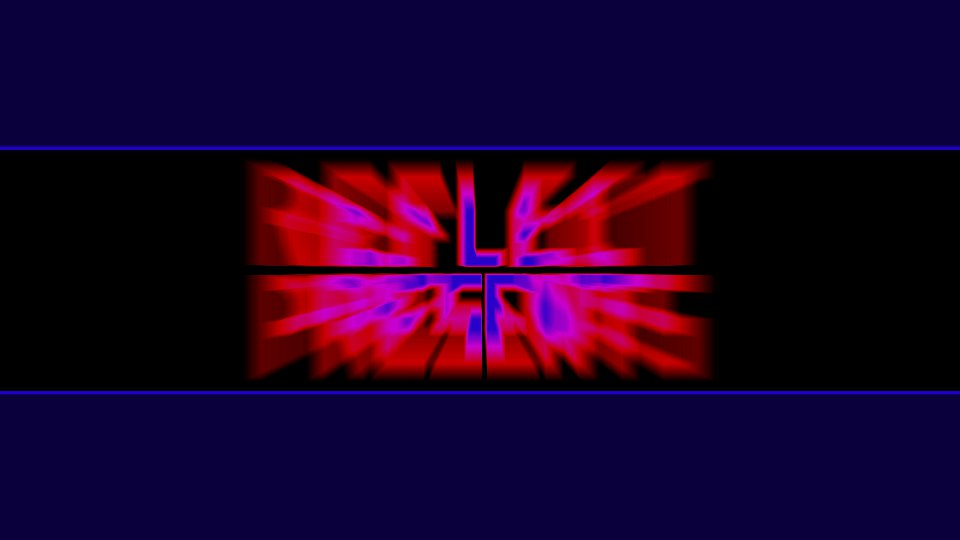

Here is the Python script that generated this plot:
# -*- coding: utf-8 -*-
import pygame
import numpy as np
from os import chdir
from sys import exit


class TitleText:
    """
    Displays a morphing / blurring red-yellow image.

    @author: kalle
    """

    def __init__(self, screen, target_fps):
        self.screen = screen
        self.width = self.screen.get_size()[0]
        self.height = self.screen.get_size()[1]
        self.screenCopy = self.screen.copy()
        self.screenCopy2 = self.screen.copy()
        self.screenStripes = self.screen.copy()
        self.screenCount = 126                                          # nr of separately stored images. Images are stored so the "oldest" one can be subtracted from final image.
                                                                        # obviously, it would be possible to store e.g. only the "transNodes" and redraw these images as needed - slower but memory-friendlier.
        self.screenCounter = self.screenCount - 1
        self.screenList = []
        self.rectList = []
        self.font = pygame.font.SysFont('CourierNew', 14)               # initialize font and set font size
        self.clock = pygame.time.Clock()
        self.title = [900, 110, 'PRESENTS', 900, -110, 'REFLECT']       # list of title texts, in reverse order: text, Y-position, word total width
        self.title2 = [700, 110, 'VISION', 700, -110, 'SOUND']          # list of title texts, in reverse order: text, Y-position, word total width
        self.phase = 0                                                  # used to steer code between phases
        self.currTitle = []
        self.currLetter = ''
        self.LetterSpacing = 0
        self.letterFrames = 0
        self.letterFrameCount = 90
        self.letterZBeg = 120
        self.letterZPos = 1000
        self.letterAngleAdds = np.zeros((3, 3), dtype=float)
        self.letterAngleNr = 0
        self.currLetterSize = np.array([0, 0])
        self.currPos = np.array([0, 0])
        self.backgroundColor = (0, 0, 0)
        self.letterColor = (30, 0, 200)
        self.stripeColor = (128, 128, 128)
        self.titleColor = (20, 0, 200)
        self.fadeFrames = 0
        self.fadeFrameCount = 120
        self.objColor = (2, 0, 0)                                       # using red colour to set the shadecolor from the palette - the R component must be integer < 256 / screenCount
        self.nrImagesPerFrame = 3                                       # how many images to draw per frame. Larger number will make the effect smoother.
        self.palette = np.zeros((256, 3), dtype=np.uint8)
        self.midScreen = np.array([self.width / 2, self.height / 2], dtype=int)
        self.angleScale = (2.0 * np.pi) / 360.0
        self.stripeNodes = np.zeros((4, 2), dtype=float)                # nodes for drawing the stripes.
        self.nodes = np.zeros((0, 2), dtype=float)                      # nodes will have unrotated X,Y coordinates - Z is always zero.
        self.titleNodes = np.zeros((0, 2), dtype=float)                 # titleNodes will store the titletext in its entirety.
        self.titleNodes2 = np.zeros((0, 2), dtype=float)                # titleNodes2 will store the titletext 2 in its entirety.
        self.rotatedNodes = np.zeros((0, 3), dtype=float)               # rotatedNodes will have X,Y,Z coordinates after rotation
        self.transNodes = np.zeros((0, 2), dtype=int)                   # transNodes will have X,Y coordinates "flattened" to 2D from rotatedNodes
        self.morphNodes = np.zeros((0, 2), dtype=int)                   # list of node pairs from title nodes to title2 nodes for morphing
        self.angles = np.zeros((3), dtype=float)                        # angles
        self.angleAdd = np.zeros((3), dtype=float)                      # rotation
        self.rotationMatrix = np.zeros((3, 3), dtype=float)
        self.letters = {}                                               # a dictionary containing letter coordinates
        self.surfaces = []                                              # surfaces connect nodes. The first item is 1 for color, 0 for background.
        self.titleSurfaces = []                                         # stores the whole of titletext surfaces.
        self.titleSurfaces2 = []                                        # stores the whole of titletext 2 surfaces.
        self.zPos = 1000.0
        self.zScale = self.height
        self.barYPos = (self.title[1] * 2.1) * self.zScale / self.letterZPos   # Y position of the vertical bar, relative to screen center
        self.barSize = int(12 * self.zScale / self.letterZPos)
        self.barFrameCount = 120
        self.barFrames = 0
        self.morphFrameCount = 240 * 3 / self.nrImagesPerFrame
        self.morphFrames = 0
        self.zoomFrameCount = 360 * 3 / self.nrImagesPerFrame
        self.zoomFrames = 0
        self.frameCount = 0
        self.target_fps = target_fps
        self.running = True
        self.rectUsed = [0, 0, 0, 0]
        self.infoDisplay = False
        self.millisecs = 0
        self.timer_avg_frames = 180
        self.timer_names = []
        self.timers = np.zeros((1, 1), dtype=int)
        self.timer_frame = 0
        self.start_timer = 0
        self.maxcol1 = np.zeros((3), dtype=int)
        self.maxcol2 = np.zeros((3), dtype=int)

        self.timer_names.append("draw image")
        self.timer_names.append("blend images")
        self.timer_names.append("colorize")
        self.timer_names.append("plot info")
        self.timer_names.append("display flip")
        self.timer_names.append("wait")
        self.timers = np.zeros((len(self.timer_names), self.timer_avg_frames), dtype=int)

        self.prepareLetters()
        self.screen.fill(self.backgroundColor)

    def run(self):
        """ Main loop. """

        # initialize timers
        self.start_timer = pygame.time.get_ticks()
        self.millisecs = self.start_timer
        self.newLetter()
        self.screenCopy.set_colorkey(self.backgroundColor)
        self.screenCopy2.fill(self.backgroundColor)

        while self.running:
            for event in pygame.event.get():
                if event.type == pygame.QUIT:
                    self.running = False
                elif event.type == pygame.KEYDOWN:
                    if event.key == pygame.K_ESCAPE:
                        self.running = False
                    if event.key == pygame.K_f:
                        self.toggleFullScreen()
                    if event.key == pygame.K_i:
                        self.toggleInfoDisplay()
                    if event.key == pygame.K_s:
                        # save screen, at half the resolution, using class name as file name
                        pygame.image.save(pygame.transform.scale(self.screen, (int(self.screen.get_size()[0] / 2), int(self.screen.get_size()[1] / 2))),
                                          self.__class__.__name__ + '.jpg')
                elif event.type == pygame.MOUSEBUTTONDOWN:
                    if event.button == 1:
                        # left button: exit
                        self.running = False

            if self.phase == 0:
                # phase 0: fly letters from viewer to form title text
                if self.letterFrames > self.letterFrameCount:
                    self.newLetter()
                if self.letterFrames <= self.letterFrameCount:
                    self.screen.blit(self.screenCopy2, (0, 0))  # initailize screen with "background" ie. already finished letters.
                    self.slideBars(1, self.screenCopy2)
                    self.flyLetter()

            if self.phase == 1:
                # phase 1: build a whole title text (one pass only) and copy it to screenList screens for the blending phase
                self.screen.set_alpha(None)
                self.screenCopy.set_alpha(None)
                self.screen.set_colorkey(None)
                self.screenCopy.set_colorkey(None)
                self.buildTitle()

            if self.phase == 2:
                # phase 2: fade out the stripes
                self.fadeTitle()

            if self.phase == 3:
                # phase 3: zoom out and in the title text
                self.zoomTitle(1)

            if self.phase == 4:
                # phase 4: build the second title text
                self.title = self.title2
                self.titleNodes2 = np.zeros((0, 2), dtype=float)
                self.titleSurfaces2 = []
                while self.phase == 4:
                    self.newLetter()
                self.zPos = self.letterZPos
                self.morphSetup()
                self.barFrames = self.barFrameCount - 1

            if self.phase == 5:
                # phase 5: metamorph the title text
                self.morphTitle()

            if self.phase == 6:
                # phase 6: build a whole title text (one pass only) and copy it to screenList screens for the blending phase
                self.screen.set_alpha(None)
                self.screenCopy.set_alpha(None)
                self.screen.set_colorkey(None)
                self.screenCopy.set_colorkey(None)
                self.buildTitle()

            if self.phase == 7:
                # phase 7: mirror the title text
                self.zoomTitle(2)

            if self.phase == 8:
                # phase 8: fade to black
                self.fadeTitleOut()
                self.slideBars(-1, self.screen)
                if self.barFrames < 0:
                    self.phase += 1

            if self.phase >= 9:
                # exit
                self.running = False

            if self.infoDisplay:
                self.plotInfo()
            self.nextTimeFrame()
            self.measureTime("plot info")
            pygame.display.flip()
            # release any locks on screen
            while self.screen.get_locked():
                self.screen.unlock()

            self.measureTime("display flip")
            self.clock.tick(self.target_fps)  # this keeps code running at max target_fps
            self.measureTime("wait")
            self.frameCount += 1

    def slideBars(self, bfAdd, screen):

        # slide the blue bars in place or out in the background.
        if self.phase == 8:
            color1 = self.letterColor
        if self.barFrames >= 0 and self.barFrames < self.barFrameCount:
            self.barFrames += bfAdd
            color1 = self.letterColor
            color2 = ([round(0.5 * x, 0) for x in self.letterColor])
            color3 = ([round(0.3 * x, 0) for x in self.letterColor])
            y0 = int((self.barFrames - 1) / self.barFrameCount * (self.midScreen[1] - self.barYPos))
            y1 = int((self.barFrames    ) / self.barFrameCount * (self.midScreen[1] - self.barYPos))
            y2 = y1 + self.barSize
            y3 = int(y1 + self.barSize / 4)
            y4 = int(y2 - self.barSize / 4)
            y5 = int(y2 + self.barSize / 4)
            if y0 >= 0:
                pygame.draw.rect(screen, color3, (0, y0, self.width, y1 - y0))
                pygame.draw.rect(screen, color3, (0, self.height - y1, self.width, y1 - y0))
            if y1 >= 0:
                pygame.draw.rect(screen, color2, (0, y1, self.width, y2 - y1))
                pygame.draw.rect(screen, color2, (0, self.height - y2, self.width, y2 - y1))
                pygame.draw.rect(screen, color1, (0, y3, self.width, y4 - y3))
                pygame.draw.rect(screen, color1, (0, self.height - y4, self.width, y4 - y3))
                pygame.draw.rect(screen, self.backgroundColor, (0, y4, self.width, y5 - y4))
                pygame.draw.rect(screen, self.backgroundColor, (0, self.height - y5, self.width, y5 - y4))

    def newLetter(self):

        if len(self.currTitle) == 0:
            # new "word" needed
            if len(self.title) == 0:
                # all done.
                self.phase += 1
            else:
                # get next title word.
                wd = self.title.pop()
                self.currPos[1] = self.title.pop()
                wd_width = self.title.pop()
                letterWidthSum = 0
                # build a list of letters and calculate their total width.
                self.currTitle = []
                max_x_wd = 0
                max_y_wd = 0
                for lt in wd:
                    self.currTitle.append(lt)
                    max_x = 0
                    max_y = 0
                    for e in self.letters[lt]:
                        max_x = max(max_x, np.max(e[1][:, 0]))
                        max_y = max(max_y, np.max(e[1][:, 1]))
                    letterWidthSum += max_x
                    max_x_wd = max(max_x_wd, max_x)
                    max_y_wd = max(max_y_wd, max_y)

                self.letterSpacing = int((wd_width - letterWidthSum) / (len(wd) - 1))
                self.currPos[0] = int(-wd_width / 2 - self.letterSpacing)
                self.currLetterSize = np.array([0, 0], dtype=float)
                self.stripeNodes = np.array([
                    [       0,       0],
                    [max_x_wd,       0],
                    [max_x_wd,max_y_wd],
                    [       0,max_y_wd]
                    ], dtype=float)
                self.currTitle.reverse()  # reverse order for "popping".

        if not len(self.currTitle) == 0:
            # next letter
            lt = self.currTitle.pop()
            prev_letterSize = self.currLetterSize
            self.currLetter = lt
            self.surfaces = []
            # loop through letter elements
            for e in self.letters[lt]:
                # build nodes and surfaces
                if len(self.surfaces) == 0:
                    # first surface
                    node_list = []
                    node_list.append(e[0])  # first item: 0 for holes, 1 for filled.
                    node_list.extend(i for i in range(np.shape(e[1])[0]))  # nodes are just drawn in sequence.
                    self.surfaces.append(node_list)
                    self.nodes = e[1]
                else:
                    # additional surfaces
                    node_list = []
                    node_list.append(e[0])  # first item: 0 for holes, 1 for filled
                    node_list.extend(i + np.shape(self.nodes)[0] for i in range(np.shape(e[1])[0]))  # nodes are just drawn in sequence.
                    self.surfaces.append(node_list)
                    self.nodes = np.vstack((self.nodes, e[1]))
            self.currLetterSize = np.array([np.max(self.nodes[:, 0]), np.max(self.nodes[:, 1])], dtype=float)
            self.currPos[0] += int(prev_letterSize[0] + self.currLetterSize[0]) / 2 + self.letterSpacing

            # store these to titletext 2 data, adding currPos
            node_count = np.shape(self.titleNodes2)[0]
            self.titleNodes2 = np.vstack((self.titleNodes2, self.nodes - np.array([int(self.currLetterSize[0] / 2),
                                                                                   int(self.currLetterSize[1] / 2)]) + self.currPos))
            for surface in self.surfaces:
                surf = surface.copy()  # don't mess with the original
                surf[1:] = [s + node_count for s in surf[1:]]  # fix node numbering by adding previous node_count
                self.titleSurfaces2.append(surf)

            self.zPos = self.letterZBeg
            self.letterFrames = 0
            # preset angles so that at the end letter will be at zero angles.
            self.angleAdd = self.letterAngleAdds[self.letterAngleNr]
            self.letterAngleNr += 1
            if self.letterAngleNr >= np.shape(self.letterAngleAdds)[0]:
                self.letterAngleNr = 0
            self.angles = (-self.angleAdd * (self.letterFrameCount + 1)) % 360

    def flyLetter(self):

        # show a striped letter, flying from viewer to title text
        self.addAngles()
        self.zPos += (self.letterZPos - self.letterZBeg) / self.letterFrameCount
        self.rotateAndTransformPlanar()
        self.drawLetter()
        self.rotateAndTransformStripes()
        self.drawStripes()
        self.copyLetter()
        self.measureTime("draw image")
        self.letterFrames += 1

    def addAngles(self):

        # rotate by changing "angles".
        self.angles += self.angleAdd

        for j in range(3):
            if self.angles[j] > 360:
                self.angles[j] -= 360
            elif self.angles[j] < 0:
                self.angles[j] += 360

        # PLANAR: Assumes Z coordinate for all nodes is zero. Hence no need for row 3 of the matrix and a simpler dot product.
        # Set matrix for rotation and rotate and transform nodes.
        (sx, sy, sz) = np.sin(self.angles * self.angleScale)
        (cx, cy, cz) = np.cos(self.angles * self.angleScale)
        # build a matrix for X, Y, Z rotation (in that order, see Wikipedia: Euler angles).
        self.rotationMatrix = np.array([
            [cy * cz               , -cy * sz              , sy      ],
            [cx * sz + cz * sx * sy, cx * cz - sx * sy * sz, -cy * sx] #,
            # [sx * sz - cx * cz * sy, cz * sx + cx * sy * sz, cx * cy ]
            ])

    def rotateAndTransformPlanar(self):

        # rotate nodes - Planar. Use currLetterSize to center and letter position for position
        self.rotatedNodes = np.matmul(self.nodes - self.currLetterSize / 2, self.rotationMatrix) \
            + [(self.currPos[0] * (self.letterFrames / self.letterFrameCount)), (self.currPos[1] * (self.letterFrames / self.letterFrameCount)), 0]
        # transform 3D to 2D by dividing X and Y with Z coordinate
        self.transNodes = (self.rotatedNodes[:, 0:2] / ((self.rotatedNodes[:, 2:3]) + self.zPos) * self.zScale) + self.midScreen

    def rotateAndTransformStripes(self):

        # rotate nodes - Planar
        self.rotatedNodes = np.matmul(self.stripeNodes - self.currLetterSize / 2, self.rotationMatrix) \
            + [(self.currPos[0] * (self.letterFrames / self.letterFrameCount)), (self.currPos[1] * (self.letterFrames / self.letterFrameCount)), 0]
        # nodes above only have the corners of a plane. Add 3 points to each side
        s_nodes = np.zeros((16, 3), dtype=float)
        for i in range(4):
            m1 = i / 4.0
            m2 = 1.0 - m1
            s_nodes[i    ] = m2 * self.rotatedNodes[0] + m1 * self.rotatedNodes[1]
            s_nodes[i + 4] = m2 * self.rotatedNodes[1] + m1 * self.rotatedNodes[2]
            s_nodes[i + 8] = m2 * self.rotatedNodes[2] + m1 * self.rotatedNodes[3]
            s_nodes[i +12] = m2 * self.rotatedNodes[3] + m1 * self.rotatedNodes[0]

        # transform 3D to 2D by dividing X and Y with Z coordinate
        self.transNodes = (s_nodes[:, 0:2] / ((s_nodes[:, 2:3]) + self.zPos) * self.zScale) + self.midScreen

    def drawLetter(self):

        # draw the rotated letter
        i = 0
        screen = self.screenCopy
        for surface in self.surfaces:
            if surface[0] == 1:
                color = self.letterColor
            else:
                color = self.backgroundColor
            node_list = ([self.transNodes[node][:2] for node in surface[1:]])
            rect = self.drawPolygon(screen, color, node_list)
            if i == 0:
                # first and largest shape: store its Rect
                self.rectUsed = rect
                i = 1

    def drawStripes(self):

        # draw stripes
        screen = self.screenStripes
        screen.fill((255, 255, 255), self.rectUsed)  # clear to white
        color = self.stripeColor
        node_list = ([self.transNodes[node][:2] for node in (0, 1, 15)])
        self.drawPolygon(screen, color, node_list)
        node_list = ([self.transNodes[node][:2] for node in (2, 3, 13, 14)])
        self.drawPolygon(screen, color, node_list)
        node_list = ([self.transNodes[node][:2] for node in (4, 5, 11, 12)])
        self.drawPolygon(screen, color, node_list)
        node_list = ([self.transNodes[node][:2] for node in (6, 7, 9, 10)])
        self.drawPolygon(screen, color, node_list)

    def copyLetter(self):

        # add stripes to the letter and copy it to the screen
        self.screenCopy.blit(self.screenStripes, self.rectUsed, self.rectUsed, pygame.BLEND_MULT)
        self.screen.blit(self.screenCopy, self.rectUsed, self.rectUsed)
        # if letter is ready, copy it to the "backgroud screen"
        if self.letterFrames == self.letterFrameCount:
            self.screenCopy2.blit(self.screenCopy, self.rectUsed, self.rectUsed)
        # clear the letter for letters
        self.screenCopy.fill(self.backgroundColor, self.rectUsed)

    def buildTitle(self):

        # make a whole title text on screenCopy2, and prepare screenList by drawing it to each as well.
        # also draw it on screenCopy using a "full" objColor (as if it was a blend of all screenList screens)
        # move data from title 2 to title
        self.titleNodes = self.titleNodes2.copy()
        self.titleSurfaces = self.titleSurfaces2.copy()
        # transNodes need no rotation and their Z is zero - simple scaling by Z position
        self.transNodes = (self.titleNodes[:, 0:2] / self.zPos * self.zScale) + self.midScreen

        screen2 = self.screenCopy2
        screen2.fill(self.backgroundColor)
        self.rectUsed = None
        self.draw(screen2, self.titleColor, (1.0, 1.0))

        screen = self.screenCopy
        screen.fill(self.backgroundColor)
        color = ([int(x * (self.screenCount - 1)) for x in self.objColor])
        self.draw(screen, color, (1.0, 1.0))

        screenObj = self.screenList[0]
        screenObj.fill(self.backgroundColor)
        self.draw(screenObj, self.objColor, (1.0, 1.0))

        # copy image to all screens in screenList
        self.rectList[0] = self.rectUsed.copy()
        for i in range(1, len(self.screenList)):
            self.screenList[i] = self.screenList[0].copy()
            self.rectList[i] = self.rectUsed.copy()
        self.phase += 1

    def zoomTitle(self, mode):

        # zoom the title text away and back in (mode = 1) OR mirror it and mirror it back (mode <> 1). Zooms for 1/4 of frame count, then stays put for 1/4
        for i in range(self.nrImagesPerFrame):
            if mode == 1:
                # zoom
                if self.zoomFrames * self.nrImagesPerFrame + i <= self.zoomFrameCount * self.nrImagesPerFrame / 2:
                    zoomX = max(0.0, 1.0 - ((self.zoomFrames * self.nrImagesPerFrame + i) / (self.zoomFrameCount * self.nrImagesPerFrame / 4)))
                else:
                    zoomX = min(1.0, (self.zoomFrames * self.nrImagesPerFrame + i - self.zoomFrameCount * self.nrImagesPerFrame / 2)
                                / (self.zoomFrameCount * self.nrImagesPerFrame / 4))
                zoomY = zoomX
            else:
                # mirror / flip horizontally
                if self.zoomFrames * self.nrImagesPerFrame + i <= self.zoomFrameCount * self.nrImagesPerFrame / 2:
                    zoomX = max(-1.0, 1.0 - ((self.zoomFrames * self.nrImagesPerFrame + i) / (self.zoomFrameCount * self.nrImagesPerFrame / 8)))
                else:
                    zoomX = min(1.0, (self.zoomFrames * self.nrImagesPerFrame + i - self.zoomFrameCount * self.nrImagesPerFrame / 1.6)
                                / (self.zoomFrameCount * self.nrImagesPerFrame / 8))
                zoomY = 1.0

            active_screen = self.screenList[self.screenCounter]
            active_screen.fill(self.backgroundColor, self.rectList[self.screenCounter])  # clear
            self.rectUsed = None
            if zoomY > 0.0:
                self.draw(active_screen, self.objColor, (zoomX, zoomY))
            self.rectList[self.screenCounter] = self.rectUsed
            self.measureTime("draw image")
            # blend latest image to screen copy, adding it
            self.blend(active_screen, self.rectList[self.screenCounter], pygame.BLEND_ADD)
            # blend oldest image to screen copy, subtracting it
            oldest_screen = self.screenList[self.screenCounter - 1]
            self.blend(oldest_screen, self.rectList[self.screenCounter - 1], pygame.BLEND_SUB)
            self.measureTime("blend images")
            self.screenCounter -= 1
            if self.screenCounter < 0:
                self.screenCounter = self.screenCount - 1

        # copy finished data to visible screen and update the colors
        self.colorize()
        self.measureTime("colorize")

        self.zoomFrames += 1
        if self.zoomFrames > self.zoomFrameCount:
            self.zoomFrames = 0
            self.phase += 1

    def morphSetup(self):

        # set up morphNodes. Assumes first title is in titleNodes and second title in titleNodes2
        # also assumes each title surface can be morphed to a title2 surface and must have enough nodes to do that.
        # hole surfaces will be morphed to the line formed by the first and last node of the target surface..
        # this is quite specific to the title texts, will not work generally.
        self.titleNodes3 = self.titleNodes.copy()
        self.titleSurfaces3 = self.titleSurfaces.copy()
        self.morphNodes = np.zeros(np.shape(self.transNodes), dtype=int)
        d = 0
        for s in range(len(self.titleSurfaces)):
            src = self.titleSurfaces[s]
            if src[0] == 1 and d < len(self.titleSurfaces2):
                # surface drawn, morph it
                dst = self.titleSurfaces2[d]
                src_nodes = len(src)
                dst_nodes = len(dst)
                d_node = 1
                for s_node in range(1, src_nodes):
                    if src_nodes - s_node == dst_nodes - d_node or d_node == 1:
                        # forced to use current d_node
                        self.morphNodes[src[s_node]] = np.array(([src[s_node], dst[d_node]]))
                        d_node += 1
                    else:
                        # check if previous d_node was closer and if so, use it instead
                        if self.nodeDist(self.titleNodes[src[s_node]], self.titleNodes2[dst[d_node - 1]]) \
                                < self.nodeDist(self.titleNodes[src[s_node]], self.titleNodes2[dst[d_node]]):
                            # use previous d_node, do not move to next node
                            self.morphNodes[src[s_node]] = np.array(([src[s_node], dst[d_node - 1]]))
                        else:
                            # use current d_node
                            self.morphNodes[src[s_node]] = np.array(([src[s_node], dst[d_node]]))
                            if d_node < dst_nodes - 1:
                                d_node += 1
                d += 1  # next destination surface
            else:
                # morph to (closer of) first and last node of last destination only. Will be a dot or a line..
                dst = self.titleSurfaces2[d - 1]
                for s_node in range(1, len(src)):
                    if self.nodeDist(self.titleNodes[src[s_node]], self.titleNodes2[dst[1]]) \
                            < self.nodeDist(self.titleNodes[src[s_node]], self.titleNodes2[dst[-1]]):
                        self.morphNodes[src[s_node]] = np.array(([src[s_node], dst[1]]))
                    else:
                        self.morphNodes[src[s_node]] = np.array(([src[s_node], dst[-1]]))

    def nodeDist(self, node1, node2):

        return np.sqrt((node2[0] - node1[0]) ** 2 + (node2[1] - node1[1]) ** 2)

    def morphTitle(self):

        # morph the titleText from one text to another.
        for i in range(self.nrImagesPerFrame):
            # multiplier m goes from 0 to 1 and morphs nodes from titletext to titletext2
            if self.morphFrames < self.morphFrameCount / 2:
                m = (float(self.morphFrames) + i / self.nrImagesPerFrame) / (self.morphFrameCount / 2)
            else:
                m = 1.0
            self.transNodes = (((1.0 - m) * self.titleNodes[self.morphNodes[:, 0]] + m * self.titleNodes2[self.morphNodes[:, 1]])
                               / self.zPos * self.zScale) + self.midScreen

            active_screen = self.screenList[self.screenCounter]
            active_screen.fill(self.backgroundColor, self.rectList[self.screenCounter])  # clear
            self.rectUsed = None
            self.draw(active_screen, self.objColor, (1.0, 1.0))
            self.rectList[self.screenCounter] = self.rectUsed
            self.measureTime("draw image")
            # blend latest image to screen copy, adding it
            self.blend(active_screen, self.rectList[self.screenCounter], pygame.BLEND_ADD)
            # blend oldest image to screen copy, subtracting it
            oldest_screen = self.screenList[self.screenCounter - 1]
            self.blend(oldest_screen, self.rectList[self.screenCounter - 1], pygame.BLEND_SUB)
            self.measureTime("blend images")
            self.screenCounter -= 1
            if self.screenCounter < 0:
                self.screenCounter = self.screenCount - 1

        # copy finished data to visible screen and update the colors
        self.colorize()
        self.measureTime("colorize")

        self.morphFrames += 1
        if self.morphFrames >= self.morphFrameCount:
            self.phase += 1

    def draw(self, screen, colorUsed, zoomFactor):

        for surface in self.titleSurfaces:
            if surface[0] == 1:
                color = colorUsed
            else:
                color = self.backgroundColor
            node_list = []
            for node in surface[1:]:
                node_list.append([(self.transNodes[node][0] - self.midScreen[0]) * zoomFactor[0] + self.midScreen[0],
                                  (self.transNodes[node][1] - self.midScreen[1]) * zoomFactor[1] + self.midScreen[1]])
            rect = self.drawPolygon(screen, color, node_list)
            if self.rectUsed is None:
                self.rectUsed = rect
            else:
                self.rectUsed = self.rectUsed.union(rect)

    def fadeTitle(self):

        # fade the striped title text to one color. Use squared alpha as it is additive.
        self.screenCopy2.set_alpha(int(255 * np.power(self.fadeFrames / self.fadeFrameCount, 2)))
        self.screen.blit(self.screenCopy2, self.rectUsed, self.rectUsed)
        self.fadeFrames += 1
        if self.fadeFrames > self.fadeFrameCount:
            self.phase += 1

    def fadeTitleOut(self):

        # fade the title text out by picking its color from the palette.
        color = self.palette[int(255 * max(0, self.barFrames) / self.barFrameCount), :]
        self.draw(self.screen, color, (1.0, 1.0))

    def blend(self, screen, rect, mode):

        # first test if rect is something to process
        if rect is not None:
            # blit a surface to the "complete image surface, additive (the newest) or subtract (the oldest) mode
            while self.screenCopy.get_locked():
                self.screenCopy.unlock()
            while screen.get_locked():
                screen.unlock()
            self.screenCopy.blit(screen, rect, rect, mode)

    def colorize(self):

        # first find the minimum area to process by looking at all image rects
        rect = pygame.Rect(self.midScreen[0], self.midScreen[1], 1, 1)
        for image_rect in self.rectList:
            if image_rect is not None:
                rect = rect.union(image_rect)
        x0 = rect[0]
        x1 = rect[0] + rect[2]
        y0 = rect[1]
        y1 = rect[1] + rect[3]
        self.rectUsed = rect

        # blit the screen copy to the visible screen. Screen copy has only red shades of the image.
        while self.screenCopy.get_locked():
            self.screenCopy.unlock()
        while self.screen.get_locked():
            self.screen.unlock()
        self.screen.blit(self.screenCopy, rect, rect)

        # use surfarray.pixels3d to process image as a numpy array
        rgb_array = pygame.surfarray.pixels3d(self.screen)
        # pick a new color from the 256 color palette for each pixel, based on its shade (0 to 255) of RED color
        self.maxcol1 = np.array([np.max(rgb_array[x0:x1, y0:y1, 0]), np.max(rgb_array[x0:x1, y0:y1, 1]), np.max(rgb_array[x0:x1, y0:y1, 2])])
        rgb_array[x0:x1, y0:y1, 0:3] = self.palette[rgb_array[x0:x1, y0:y1, 0]]
        self.maxcol2 = np.array([np.max(rgb_array[x0:x1, y0:y1, 0]), np.max(rgb_array[x0:x1, y0:y1, 1]), np.max(rgb_array[x0:x1, y0:y1, 2])])

    def drawPolygon(self, screen, color, node_list):

        # draws a filled antialiased polygon, returns its Rect (area covered)
        if len(node_list) > 2:  # a polygon needs at least 3 nodes
            # pygame.draw.aalines(screen, color, True, node_list)
            return pygame.draw.polygon(screen, color, node_list, 0)
        else:
            return pygame.Rect(0, 0, 0, 0)

    def plotInfo(self):
        """
        Add info on screen.
        This can obviously be skipped, just for information.
        """

        # release any locks on screen
        while self.screen.get_locked():
            self.screen.unlock()

        self.plotInfoBlit(10, 0 * 15 + 10, "frame  " + ("     " + str(self.frameCount))[-6:] + "  phase  " + ("  " + str(self.phase))[-3:])
        self.plotInfoBlit(10, 1 * 15 + 10, "angles " + ("     " + str(int(self.angles[0])))[-6:] + ("     " + str(int(self.angles[1])))[-6:]
                          + ("     " + str(int(self.angles[2])))[-6:])
        self.plotInfoBlit(10, 2 * 15 + 10, "rect   " + ("     " + str(int(self.rectUsed[0])))[-6:] + ("     " + str(int(self.rectUsed[1])))[-6:]
                          + ("     " + str(int(self.rectUsed[2])))[-6:] + ("     " + str(int(self.rectUsed[3])))[-6:])

        self.plotInfoBlit(10, 3 * 15 + 10, "cols 1 " + ("     " + str(int(self.maxcol1[0])))[-6:] + ("     " + str(int(self.maxcol1[1])))[-6:]
                          + ("     " + str(int(self.maxcol1[2])))[-6:])
        self.plotInfoBlit(10, 4 * 15 + 10, "cols 2 " + ("     " + str(int(self.maxcol2[0])))[-6:] + ("     " + str(int(self.maxcol2[1])))[-6:]
                          + ("     " + str(int(self.maxcol2[2])))[-6:])

        # add Frames Per Second - avg frame rate using the last ten frames
        self.plotInfoBlit(10, 5 * 15 + 10, "fps    " + ("     " + str(round(self.clock.get_fps(), 1)))[-6:])

        # add measured times as percentage of total
        tot_time = np.sum(self.timers)
        if tot_time > 0:
            for i in range(len(self.timer_names)):
                info_msg = (self.timer_names[i] + ' '*16)[:16] + (' '*10 + str(round(np.sum(self.timers[i, :]) * 100 / tot_time, 1)))[-7:]
                self.plotInfoBlit(10, (i + 6) * 15 + 10, info_msg)

    def plotInfoBlit(self, x, y, msg):

        f_screen = self.font.render(msg, False, [255, 255, 255])
        f_screen.set_colorkey(None)
        self.screen.blit(f_screen, (x, y))

    def toggleInfoDisplay(self):

        # switch between a windowed display and full screen
        if self.infoDisplay == True:
            self.infoDisplay = False
        else:
            self.infoDisplay = True

    def toggleFullScreen(self):

        # toggle between fulls creen and windowed mode
        pygame.display.toggle_fullscreen()

    def measureTime(self, timer_name):
        # add time elapsed from previous call to selected timer
        i = self.timer_names.index(timer_name)
        new_time = pygame.time.get_ticks()
        self.timers[i, self.timer_frame] += (new_time - self.millisecs)
        self.millisecs = new_time

    def nextTimeFrame(self):
        # move to next timer and clear data
        self.timer_frame += 1
        if self.timer_frame >= self.timer_avg_frames:
            self.timer_frame = 0
        self.timers[:, self.timer_frame] = 0

    def prepareLetters(self):

        self.letterAngleAdds = np.array((
            [ 1.7, 5.2,-3.0],
            [ 6.1,-2.3,-4.1],
            [-4.3, 3.2,-2.0]
            ), dtype=float)

        # generate palette. This 256 color palette will be used for object colors even if display is full color.
        for i in range(0, 85):
            self.palette[i, :] = np.array([int(i * 200 / 85), 0, 0], dtype=np.uint8)  # from black to red
        for i in range(85, 170):
            self.palette[i, :] = np.array([200, 0, int((i-85) * 220 / 85)], dtype=np.uint8)  # from red to purple
        for i in range(170, 256):
            self.palette[i, :] = np.array([int(max(200.0 - (i - 170.0) / (255.0 - 170.0) * 170.0, 0)), 0, 200], dtype=np.uint8)  # from purple to blue

        # create screen copies and init Rect list
        for i in range(self.screenCount):
            self.screenList.append(self.screen.copy())
            self.rectList.append(pygame.Rect(0, 0, 0, 0))

        # define letters as polygon coordinates.
        # NOTE later assumed that all letters have a minimum (X,Y) of (0,0).

        R = np.array([
         [  0,   0],
         [ 48,   0],
         [ 78,   8],
         [102,  26],
         [109,  47],
         [109,  77],
         [102,  96],
         [ 82, 117],
         [110, 200],
         [ 75, 200],
         [ 52, 120],
         [ 33, 120],
         [ 33, 200],
         [  0, 200]
        ], dtype=float)
        Rh = np.array([
         [ 33,  30],
         [ 55,  30],
         [ 70,  38],
         [ 77,  51],
         [ 77,  70],
         [ 70,  83],
         [ 55,  89],
         [ 33,  89]
        ], dtype=float)

        E = np.array([
         [  0,   0],
         [100,   0],
         [100,  33],
         [ 33,  33],
         [ 33,  83],
         [ 75,  83],
         [ 75, 116],
         [ 33, 116],
         [ 33, 167],
         [100, 167],
         [100, 200],
         [  0, 200]
        ], dtype=float)

        F = np.array([
         [  0,   0],
         [100,   0],
         [100,  33],
         [ 33,  33],
         [ 33,  83],
         [ 75,  83],
         [ 75, 116],
         [ 33, 116],
         [ 33, 200],
         [  0, 200]
        ], dtype=float)

        # some additional nodes for L to enable transforming to U
        L = np.array([
         [  0,   0],
         [ 33,   0],
         [ 33, 167],
         [ 50, 167],
         [100, 167],
         [100, 170],
         [100, 175],
         [100, 180],
         [100, 190],
         [100, 200],
         [ 33, 200],
         [  0, 200]
        ], dtype=float)

        C = np.array([
         [ 33,   0],
         [100,   0],
         [100,  33],
         [ 50,  33],
         [ 33,  50],
         [ 33, 151],
         [ 50, 167],
         [100, 167],
         [100, 200],
         [ 33, 200],
         [  0, 167],
         [  0,  33]
        ], dtype=float)

        # some additional nodes for T to enable transforming to N
        T = np.array([
         [  0,   0],
         [100,   0],
         [100,  33],
         [ 67,  33],
         [ 67, 100],
         [ 67, 200],
         [ 33, 200],
         [ 33, 100],
         [ 33,  33],
         [  0,  33]
        ], dtype=float)

        P = np.array([
         [  0,   0],
         [ 48,   0],
         [ 78,   8],
         [102,  26],
         [109,  47],
         [109,  77],
         [102,  96],
         [ 82, 117],
         [ 52, 120],
         [ 33, 120],
         [ 33, 200],
         [  0, 200]
        ], dtype=float)
        Ph = Rh

        S = np.array([
         [  0,   0],
         [100,   0],
         [100,  33],
         [ 33,  33],
         [ 33,  83],
         [100,  83],
         [100, 200],
         [  0, 200],
         [  0, 167],
         [ 67, 167],
         [ 67, 116],
         [  0, 116]
        ], dtype=float)

        O = np.array([
         [ 33,   0],
         [ 87,   0],
         [120,  33],
         [120, 167],
         [ 87, 200],
         [ 33, 200],
         [  0, 167],
         [  0,  33]
        ], dtype=float)
        Oh = np.array([
         [ 50,  33],
         [ 70,  33],
         [ 87,  50],
         [ 87, 150],
         [ 70, 167],
         [ 50, 167],
         [ 33, 150],
         [ 33,  50]
        ], dtype=float)

        Or = np.array([
         [ 33,   0],
         [ 87,   0],
         [120,  33],
         [120, 167],
         [ 87, 200],
         [ 70, 167],
         [ 87, 150],
         [ 87,  50],
         [ 70,  33],
         [ 50,  33]
        ], dtype=float)
        Ol = np.array([
         [ 33,   0],
         [ 50,  33],
         [ 33,  50],
         [ 33, 150],
         [ 50, 167],
         [ 70, 167],
         [ 87, 200],
         [ 33, 200],
         [  0, 167],
         [  0,  33]
        ], dtype=float)

        U = np.array([
         [  0,   0],
         [ 33,   0],
         [ 33, 150],
         [ 50, 167],
         [ 70, 167],
         [ 87, 150],
         [ 87,   0],
         [120,   0],
         [120, 167],
         [ 87, 200],
         [ 33, 200],
         [  0, 167]
        ], dtype=float)

        N = np.array([
         [  0,   0],
         [ 33,   0],
         [ 67,  95],
         [ 67,   0],
         [100,   0],
         [100, 200],
         [ 67, 200],
         [ 33, 105],
         [ 33, 200],
         [  0, 200]
        ], dtype=float)

        D = np.array([
         [  0,   0],
         [ 67,   0],
         [100,  33],
         [100, 167],
         [ 67, 200],
         [  0, 200]
        ], dtype=float)
        Dh = np.array([
         [ 33,  33],
         [ 50,  33],
         [ 67,  50],
         [ 67, 150],
         [ 50, 167],
         [ 33, 167]
        ], dtype=float)

        Dr = np.array([
         [ 67,   0],
         [100,  33],
         [100, 167],
         [ 67, 200],
         [ 50, 167],
         [ 67, 150],
         [ 67,  50],
         [ 50,  33]
        ], dtype=float)
        Dl = np.array([
         [  0,   0],
         [ 67,   0],
         [ 50,  33],
         [ 33,  33],
         [ 33, 167],
         [ 50, 167],
         [ 67, 200],
         [  0, 200]
        ], dtype=float)

        V = np.array([
         [  0,   0],
         [ 33,   0],
         [ 50,  95],
         [ 67,   0],
         [100,   0],
         [ 67, 200],
         [ 33, 200]
        ], dtype=float)

        I = np.array([
         [  0,   0],
         [ 33,   0],
         [ 33, 200],
         [  0, 200]
        ], dtype=float)

        # build a dictionary for easy fetching of a letter's data.
        # use a list to allow multiple components (when needing a hole in a letter, for instance). First element is 1 for filled and 0 for hole.
        # append in drawing order ie. the first item added will be processed first.
        a = []
        a.append([1, R])
        a.append([0, Rh])
        self.letters['R'] = a
        a = []
        a.append([1, E])
        self.letters['E'] = a
        a = []
        a.append([1, F])
        self.letters['F'] = a
        a = []
        a.append([1, L])
        self.letters['L'] = a
        a = []
        a.append([1, C])
        self.letters['C'] = a
        a = []
        a.append([1, T])
        self.letters['T'] = a
        a = []
        a.append([1, P])
        a.append([0, Ph])
        self.letters['P'] = a
        a = []
        a.append([1, S])
        self.letters['S'] = a
        a = []
        a.append([1, N])
        self.letters['N'] = a
        a = []
        a.append([1, Ol])
        a.append([1, Or])
        self.letters['O'] = a
        a = []
        a.append([1, U])
        self.letters['U'] = a
        a = []
        a.append([1, Dl])
        a.append([1, Dr])
        self.letters['D'] = a
        a = []
        a.append([1, V])
        self.letters['V'] = a
        a = []
        a.append([1, I])
        self.letters['I'] = a


if __name__ == '__main__':
    """
    Prepare screen, etc.
    """

    # set data directory
    chdir("C:/Users/Kalle/OneDrive/Asiakirjat/Python")

    # set screen size
    # first check available full screen modes
    pygame.display.init()
    # pick display mode from list or set a specific resolution
    # disp_modes = pygame.display.list_modes()
    # disp_size = disp_modes[9] # selecting display size from available list. Assuming the 9th element is nice...
    # disp_size = (800, 600)  # to force display size
    # disp_size = (1280, 800)  # to force display size
    disp_size = (1920, 1080)  # to force display size
    pygame.font.init()

    # initialize mixer
    pygame.mixer.init()
    music_file = "firepower.mod"  # this mod by Jellybean is available at e.g. http://janeway.exotica.org.uk/release.php?id=45536
    pygame.mixer.music.load(music_file)
    pygame.mixer.music.play()

    pygame.display.set_caption('Title Text')
    screen = pygame.display.set_mode(disp_size)
    TitleText(screen, 60).run()

    # exit; close everything
    pygame.quit()
    exit()
